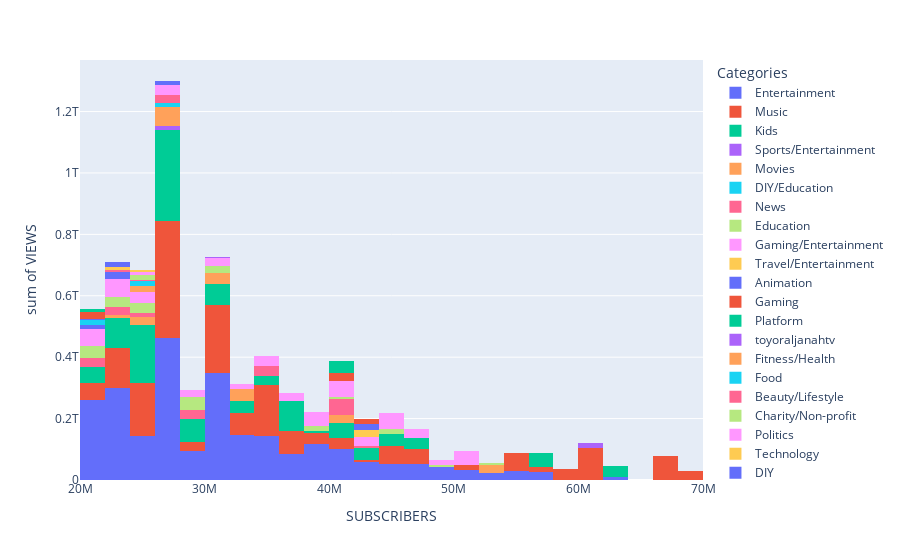

The notebook cell saved with this chart:
### Code cell
fig = px.histogram(numeric_features, x="SUBSCRIBERS", y="VIEWS", color=categories)
fig.update_layout(legend_title_text="Categories")


fig.show()

### Figure 1 — Plotly figure (JSON) as saved in the notebook; plotly's stock layout.template omitted (floating-point values rounded to 4 significant figures; data arrays with more than 128 entries replaced by an {"elided": "..."} marker saying what was removed)
{"data": [{"alignmentgroup": "True", "bingroup": "x", "histfunc": "sum", "hovertemplate": "color=Entertainment<br>SUBSCRIBERS=%{x}<br>sum of VIEWS=%{y}<extra></extra>", "legendgroup": "Entertainment", "marker": {"color": "#636efa", "pattern": {"shape": ""}}, "name": "Entertainment", "offsetgroup": "Entertainment", "orientation": "v", "showlegend": true, "type": "histogram", "x": {"elided": "184 int values"}, "xaxis": "x", "y": {"elided": "184 int values"}, "yaxis": "y"}, {"alignmentgroup": "True", "bingroup": "x", "histfunc": "sum", "hovertemplate": "color=Music<br>SUBSCRIBERS=%{x}<br>sum of VIEWS=%{y}<extra></extra>", "legendgroup": "Music", "marker": {"color": "#EF553B", "pattern": {"shape": ""}}, "name": "Music", "offsetgroup": "Music", "orientation": "v", "showlegend": true, "type": "histogram", "x": [27250000, 27250000, 27250000, 27250000, 27250000, 27250000, 68500000, 27250000, 67099999, 66200000, 27250000, 60500000, 60300000, 60100000, 59200000, 57100000, 54700000, 54200000, 51700000, 47400000, 46200000, 45500000, 45500000, 44500000, 27250000, 42600000, 41800000, 27250000, 40700000, 40500000, 27250000, 39200000, 38200000, 37500000, 27250000, 36800000, 36500000, 35400000, 35300000, 27250000, 34800000, 34700000, 34600000, 34100000, 34100000, 33900000, 33700000, 33299999, 32700000, 32500000, 31800000, 31800000, 31500000, 31300000, 31200000, 30700000, 30600000, 30400000, 30300000, 30200000, 30000000, 30000000, 29100000, 28500000, 27100000, 27100000, 27000000, 26800000, 26800000, 26700000, 26600000, 26600000, 26400000, 26300000, 25600000, 25500000, 25100000, 24900000, 24800000, 24700000, 24600000, 24600000, 24600000, 24500000, 24500000, 24400000, 27250000, 27250000, 24100000, 24000000, 23900000, 23700000, 23700000, 23600000, 23500000, 23300000, 22700000, 22600000, 22500000, 22200000, 22200000, 27250000, 21800000, 21700000, 21300000, 21100000, 27250000, 20900000, 20800000], "xaxis": "x", "y": [13645000000, 13645000000, 13645000000, 13645000000, 13645000000, 13645000000, 29300000000, 13645000000, 38290000000, 38830000000, 13645000000, 31930000000, 29730000000, 41110000000, 35440000000, 15740000000, 32439999999, 26210000000, 15720000000, 19750000000, 30350000000, 14120000000, 8109999999, 39100000000, 13645000000, 7340000000, 4210000000, 13645000000, 21550000000, 11760000000, 13645000000, 13000000000, 23150000000, 30010000000, 13645000000, 16420000000, 28690000000, 25890000000, 37650000000, 13645000000, 31980000000, 18110000000, 14000000000, 20450000000, 15790000000, 10610000000, 11120000000, 3420000000, 19170000000, 29450000000, 17210000000, 15790000000, 9750000000, 25040000000, 12540000000, 16770000000, 7790000000, 17010000000, 18970000000, 38770000000, 23940000000, 17890000000, 27350000000, 2430000000, 28220000000, 18760000000, 17970000000, 12720000000, 11260000000, 17200000000, 19040000000, 10800000000, 4970000000, 9420000000, 11200000000, 28310000000, 11140000000, 7330000000, 8060000000, 2590000000, 22010000000, 15620000000, 12400000000, 24650000000, 797360000, 9020000000, 13645000000, 13645000000, 11130000000, 6810000000, 23920000000, 15900000000, 13310000000, 15090000000, 3680000000, 9120000000, 15020000000, 8640000000, 10810000000, 9240000000, 6350000000, 13645000000, 4110000000, 12630000000, 18080000000, 9900000000, 13645000000, 11010000000, 1910000000], "yaxis": "y"}, {"alignmentgroup": "True", "bingroup": "x", "histfunc": "sum", "hovertemplate": "color=Kids<br>SUBSCRIBERS=%{x}<br>sum of VIEWS=%{y}<extra></extra>", "legendgroup": "Kids", "marker": {"color": "#00cc96", "pattern": {"shape": ""}}, "name": "Kids", "offsetgroup": "Kids", "orientation": "v", "showlegend": true, "type": "histogram", "x": [27250000, 27250000, 27250000, 27250000, 27250000, 27250000, 27250000, 62300000, 56900000, 56800000, 27250000, 47900000, 44600000, 44400000, 27250000, 43200000, 42700000, 42100000, 27250000, 27250000, 40800000, 40000000, 39400000, 37900000, 36700000, 36600000, 36200000, 36000000, 35800000, 27250000, 34800000, 33800000, 32600000, 31900000, 31600000, 30700000, 30300000, 30100000, 29900000, 29400000, 29100000, 29100000, 27900000, 27800000, 27300000, 27200000, 27000000, 26500000, 27250000, 26200000, 26200000, 26000000, 25900000, 25400000, 25300000, 25000000, 24800000, 24600000, 24600000, 24100000, 24100000, 24000000, 23000000, 23000000, 22900000, 22900000, 22800000, 22400000, 22400000, 22100000, 22000000, 21900000, 21300000, 20900000, 20900000, 20600000, 20600000], "xaxis": "x", "y": [13645000000, 13645000000, 13645000000, 13645000000, 13645000000, 13645000000, 13645000000, 36120000000, 34450000000, 11600000000, 13645000000, 35010000000, 11150000000, 27620000000, 13645000000, 24340000000, 9740000000, 3760000000, 13645000000, 13645000000, 30660000000, 16820000000, 5830000000, 16930000000, 21480000000, 23620000000, 15580000000, 21740000000, 12910000000, 13645000000, 19500000000, 11720000000, 27350000000, 3110000000, 26420000000, 13820000000, 14450000000, 12410000000, 23150000000, 26330000000, 22520000000, 4130000000, 16260000000, 6560000000, 3270000000, 16200000000, 18790000000, 19720000000, 13645000000, 13420000000, 8660000000, 15330000000, 16020000000, 16850000000, 25610000000, 20450000000, 25220000000, 19060000000, 14330000000, 27120000000, 17270000000, 9820000000, 18200000000, 9980000000, 16950000000, 1390, 13580000000, 12120000000, 8060000000, 11420000000, 5460000000, 2860000000, 488840000, 10900000000, 9520000000, 22280000000, 4550000000], "yaxis": "y"}, {"alignmentgroup": "True", "bingroup": "x", "histfunc": "sum", "hovertemplate": "color=Sports/Entertainment<br>SUBSCRIBERS=%{x}<br>sum of VIEWS=%{y}<extra></extra>", "legendgroup": "Sports/Entertainment", "marker": {"color": "#ab63fa", "pattern": {"shape": ""}}, "name": "Sports/Entertainment", "offsetgroup": "Sports/Entertainment", "orientation": "v", "showlegend": true, "type": "histogram", "x": [27250000, 60200000], "xaxis": "x", "y": [13645000000, 17420000000], "yaxis": "y"}, {"alignmentgroup": "True", "bingroup": "x", "histfunc": "sum", "hovertemplate": "color=Movies<br>SUBSCRIBERS=%{x}<br>sum of VIEWS=%{y}<extra></extra>", "legendgroup": "Movies", "marker": {"color": "#FFA15A", "pattern": {"shape": ""}}, "name": "Movies", "offsetgroup": "Movies", "orientation": "v", "showlegend": true, "type": "histogram", "x": [27250000, 27250000, 53500000, 40100000, 33299999, 32600000, 31500000, 30500000, 27100000, 26400000, 26300000, 24700000, 22900000, 22600000], "xaxis": "x", "y": [13645000000, 13645000000, 24550000000, 27610000000, 11210000000, 27400000000, 17340000000, 17590000000, 16309999999, 7950000000, 8220000000, 24980000000, 5720000000, 6280000000], "yaxis": "y"}, {"alignmentgroup": "True", "bingroup": "x", "histfunc": "sum", "hovertemplate": "color=DIY/Education<br>SUBSCRIBERS=%{x}<br>sum of VIEWS=%{y}<extra></extra>", "legendgroup": "DIY/Education", "marker": {"color": "#19d3f3", "pattern": {"shape": ""}}, "name": "DIY/Education", "offsetgroup": "DIY/Education", "orientation": "v", "showlegend": true, "type": "histogram", "x": [27250000], "xaxis": "x", "y": [13645000000], "yaxis": "y"}, {"alignmentgroup": "True", "bingroup": "x", "histfunc": "sum", "hovertemplate": "color=News<br>SUBSCRIBERS=%{x}<br>sum of VIEWS=%{y}<extra></extra>", "legendgroup": "News", "marker": {"color": "#FF6692", "pattern": {"shape": ""}}, "name": "News", "offsetgroup": "News", "orientation": "v", "showlegend": true, "type": "histogram", "x": [27250000, 43800000, 41900000, 35900000, 29800000, 28300000, 28000000, 25600000, 23900000, 23400000, 27250000, 21900000, 21600000, 21100000, 20800000], "xaxis": "x", "y": [13645000000, 7860000000, 50790000000, 32400000000, 13710000000, 8710000000, 4770000000, 13550000000, 10360000000, 14480000000, 13645000000, 4190000000, 19190000000, 3880000000, 2930000000], "yaxis": "y"}, {"alignmentgroup": "True", "bingroup": "x", "histfunc": "sum", "hovertemplate": "color=Education<br>SUBSCRIBERS=%{x}<br>sum of VIEWS=%{y}<extra></extra>", "legendgroup": "Education", "marker": {"color": "#B6E880", "pattern": {"shape": ""}}, "name": "Education", "offsetgroup": "Education", "orientation": "v", "showlegend": true, "type": "histogram", "x": [53400000, 49400000, 45800000, 45000000, 41000000, 39900000, 31900000, 29300000, 28700000, 25600000, 24500000, 23200000, 23100000, 22400000, 22000000, 21900000, 21800000, 21400000, 21200000, 20600000], "xaxis": "x", "y": [6320000000, 6460000000, 7710000000, 6570000000, 7540000000, 15960000000, 24350000000, 22540000000, 19830000000, 11850000000, 18810000000, 2340000000, 6010000000, 2780000000, 20790000000, 9410000000, 11650000000, 6130000000, 2170000000, 8279999999], "yaxis": "y"}, {"alignmentgroup": "True", "bingroup": "x", "histfunc": "sum", "hovertemplate": "color=Gaming/Entertainment<br>SUBSCRIBERS=%{x}<br>sum of VIEWS=%{y}<extra></extra>", "legendgroup": "Gaming/Entertainment", "marker": {"color": "#FF97FF", "pattern": {"shape": ""}}, "name": "Gaming/Entertainment", "offsetgroup": "Gaming/Entertainment", "orientation": "v", "showlegend": true, "type": "histogram", "x": [50500000, 50200000, 49500000, 47600000, 44100000, 44000000, 42300000, 41000000, 40400000, 39800000, 38600000, 36800000, 34700000, 34300000, 33500000, 31900000, 30700000, 29100000, 28800000, 28400000, 26400000, 26000000, 25800000, 25000000, 24100000, 27250000, 23700000, 23700000, 23400000, 22600000, 22100000, 21900000, 21500000, 21200000, 20900000, 20700000, 20600000], "xaxis": "x", "y": [30910000000, 15440000000, 16180000000, 28400000000, 28890000000, 25300000000, 27610000000, 40510000000, 11070000000, 31120000000, 14340000000, 24960000000, 13920000000, 16840000000, 16489999999, 6980000000, 17840000000, 17520000000, 4750000000, 2140000000, 13530000000, 5230000000, 10530000000, 14640000000, 12880000000, 13645000000, 17570000000, 9870000000, 17320000000, 7160000000, 8870000000, 12210000000, 12380000000, 7250000000, 11270000000, 4130000000, 9230000000], "yaxis": "y"}, {"alignmentgroup": "True", "bingroup": "x", "histfunc": "sum", "hovertemplate": "color=Travel/Entertainment<br>SUBSCRIBERS=%{x}<br>sum of VIEWS=%{y}<extra></extra>", "legendgroup": "Travel/Entertainment", "marker": {"color": "#FECB52", "pattern": {"shape": ""}}, "name": "Travel/Entertainment", "offsetgroup": "Travel/Entertainment", "orientation": "v", "showlegend": true, "type": "histogram", "x": [43000000], "xaxis": "x", "y": [25020000000], "yaxis": "y"}, {"alignmentgroup": "True", "bingroup": "x", "histfunc": "sum", "hovertemplate": "color=Animation<br>SUBSCRIBERS=%{x}<br>sum of VIEWS=%{y}<extra></extra>", "legendgroup": "Animation", "marker": {"color": "#636efa", "pattern": {"shape": ""}}, "name": "Animation", "offsetgroup": "Animation", "orientation": "v", "showlegend": true, "type": "histogram", "x": [42100000, 27700000, 23600000, 21200000, 21100000], "xaxis": "x", "y": [18940000000, 12600000000, 22430000000, 1940000000, 11870000000], "yaxis": "y"}, {"alignmentgroup": "True", "bingroup": "x", "histfunc": "sum", "hovertemplate": "color=Gaming<br>SUBSCRIBERS=%{x}<br>sum of VIEWS=%{y}<extra></extra>", "legendgroup": "Gaming", "marker": {"color": "#EF553B", "pattern": {"shape": ""}}, "name": "Gaming", "offsetgroup": "Gaming", "orientation": "v", "showlegend": true, "type": "histogram", "x": [42000000, 40600000], "xaxis": "x", "y": [16600000000, 26490000000], "yaxis": "y"}, {"alignmentgroup": "True", "bingroup": "x", "histfunc": "sum", "hovertemplate": "color=Platform<br>SUBSCRIBERS=%{x}<br>sum of VIEWS=%{y}<extra></extra>", "legendgroup": "Platform", "marker": {"color": "#00cc96", "pattern": {"shape": ""}}, "name": "Platform", "offsetgroup": "Platform", "orientation": "v", "showlegend": true, "type": "histogram", "x": [40600000], "xaxis": "x", "y": [39280000000], "yaxis": "y"}, {"alignmentgroup": "True", "bingroup": "x", "histfunc": "sum", "hovertemplate": "color=toyoraljanahtv<br>SUBSCRIBERS=%{x}<br>sum of VIEWS=%{y}<extra></extra>", "legendgroup": "toyoraljanahtv", "marker": {"color": "#ab63fa", "pattern": {"shape": ""}}, "name": "toyoraljanahtv", "offsetgroup": "toyoraljanahtv", "orientation": "v", "showlegend": true, "type": "histogram", "x": [31600000], "xaxis": "x", "y": [5150000000], "yaxis": "y"}, {"alignmentgroup": "True", "bingroup": "x", "histfunc": "sum", "hovertemplate": "color=Fitness/Health<br>SUBSCRIBERS=%{x}<br>sum of VIEWS=%{y}<extra></extra>", "legendgroup": "Fitness/Health", "marker": {"color": "#FFA15A", "pattern": {"shape": ""}}, "name": "Fitness/Health", "offsetgroup": "Fitness/Health", "orientation": "v", "showlegend": true, "type": "histogram", "x": [25300000], "xaxis": "x", "y": [18500000000], "yaxis": "y"}, {"alignmentgroup": "True", "bingroup": "x", "histfunc": "sum", "hovertemplate": "color=Food<br>SUBSCRIBERS=%{x}<br>sum of VIEWS=%{y}<extra></extra>", "legendgroup": "Food", "marker": {"color": "#19d3f3", "pattern": {"shape": ""}}, "name": "Food", "offsetgroup": "Food", "orientation": "v", "showlegend": true, "type": "histogram", "x": [25000000, 24900000, 21400000, 20700000], "xaxis": "x", "y": [2500000000, 15250000000, 8580000000, 7590000000], "yaxis": "y"}, {"alignmentgroup": "True", "bingroup": "x", "histfunc": "sum", "hovertemplate": "color=Beauty/Lifestyle<br>SUBSCRIBERS=%{x}<br>sum of VIEWS=%{y}<extra></extra>", "legendgroup": "Beauty/Lifestyle", "marker": {"color": "#FF6692", "pattern": {"shape": ""}}, "name": "Beauty/Lifestyle", "offsetgroup": "Beauty/Lifestyle", "orientation": "v", "showlegend": true, "type": "histogram", "x": [24700000, 23900000], "xaxis": "x", "y": [3190000000, 4160000000], "yaxis": "y"}, {"alignmentgroup": "True", "bingroup": "x", "histfunc": "sum", "hovertemplate": "color=Charity/Non-profit<br>SUBSCRIBERS=%{x}<br>sum of VIEWS=%{y}<extra></extra>", "legendgroup": "Charity/Non-profit", "marker": {"color": "#B6E880", "pattern": {"shape": ""}}, "name": "Charity/Non-profit", "offsetgroup": "Charity/Non-profit", "orientation": "v", "showlegend": true, "type": "histogram", "x": [24500000], "xaxis": "x", "y": [16070000000], "yaxis": "y"}, {"alignmentgroup": "True", "bingroup": "x", "histfunc": "sum", "hovertemplate": "color=Politics<br>SUBSCRIBERS=%{x}<br>sum of VIEWS=%{y}<extra></extra>", "legendgroup": "Politics", "marker": {"color": "#FF97FF", "pattern": {"shape": ""}}, "name": "Politics", "offsetgroup": "Politics", "orientation": "v", "showlegend": true, "type": "histogram", "x": [24100000], "xaxis": "x", "y": [9440000000], "yaxis": "y"}, {"alignmentgroup": "True", "bingroup": "x", "histfunc": "sum", "hovertemplate": "color=Technology<br>SUBSCRIBERS=%{x}<br>sum of VIEWS=%{y}<extra></extra>", "legendgroup": "Technology", "marker": {"color": "#FECB52", "pattern": {"shape": ""}}, "name": "Technology", "offsetgroup": "Technology", "orientation": "v", "showlegend": true, "type": "histogram", "x": [24100000, 23600000], "xaxis": "x", "y": [6020000000, 11500000000], "yaxis": "y"}, {"alignmentgroup": "True", "bingroup": "x", "histfunc": "sum", "hovertemplate": "color=DIY<br>SUBSCRIBERS=%{x}<br>sum of VIEWS=%{y}<extra></extra>", "legendgroup": "DIY", "marker": {"color": "#636efa", "pattern": {"shape": ""}}, "name": "DIY", "offsetgroup": "DIY", "orientation": "v", "showlegend": true, "type": "histogram", "x": [23900000, 20600000], "xaxis": "x", "y": [16579999999, 1910000000], "yaxis": "y"}, {"alignmentgroup": "True", "bingroup": "x", "histfunc": "sum", "hovertemplate": "color=Sports<br>SUBSCRIBERS=%{x}<br>sum of VIEWS=%{y}<extra></extra>", "legendgroup": "Sports", "marker": {"color": "#EF553B", "pattern": {"shape": ""}}, "name": "Sports", "offsetgroup": "Sports", "orientation": "v", "showlegend": true, "type": "histogram", "x": [21800000, 20900000], "xaxis": "x", "y": [14690000000, 9460000000], "yaxis": "y"}, {"alignmentgroup": "True", "bingroup": "x", "histfunc": "sum", "hovertemplate": "color=Arab Games Network<br>SUBSCRIBERS=%{x}<br>sum of VIEWS=%{y}<extra></extra>", "legendgroup": "Arab Games Network", "marker": {"color": "#00cc96", "pattern": {"shape": ""}}, "name": "Arab Games Network", "offsetgroup": "Arab Games Network", "orientation": "v", "showlegend": true, "type": "histogram", "x": [20900000], "xaxis": "x", "y": [10120000000], "yaxis": "y"}], "layout": {"barmode": "relative", "legend": {"title": {"text": "Categories"}, "tracegroupgap": 0}, "margin": {"t": 60}, "xaxis": {"anchor": "y", "domain": [0, 1], "title": {"text": "SUBSCRIBERS"}}, "yaxis": {"anchor": "x", "domain": [0, 1], "title": {"text": "sum of VIEWS"}}}}
